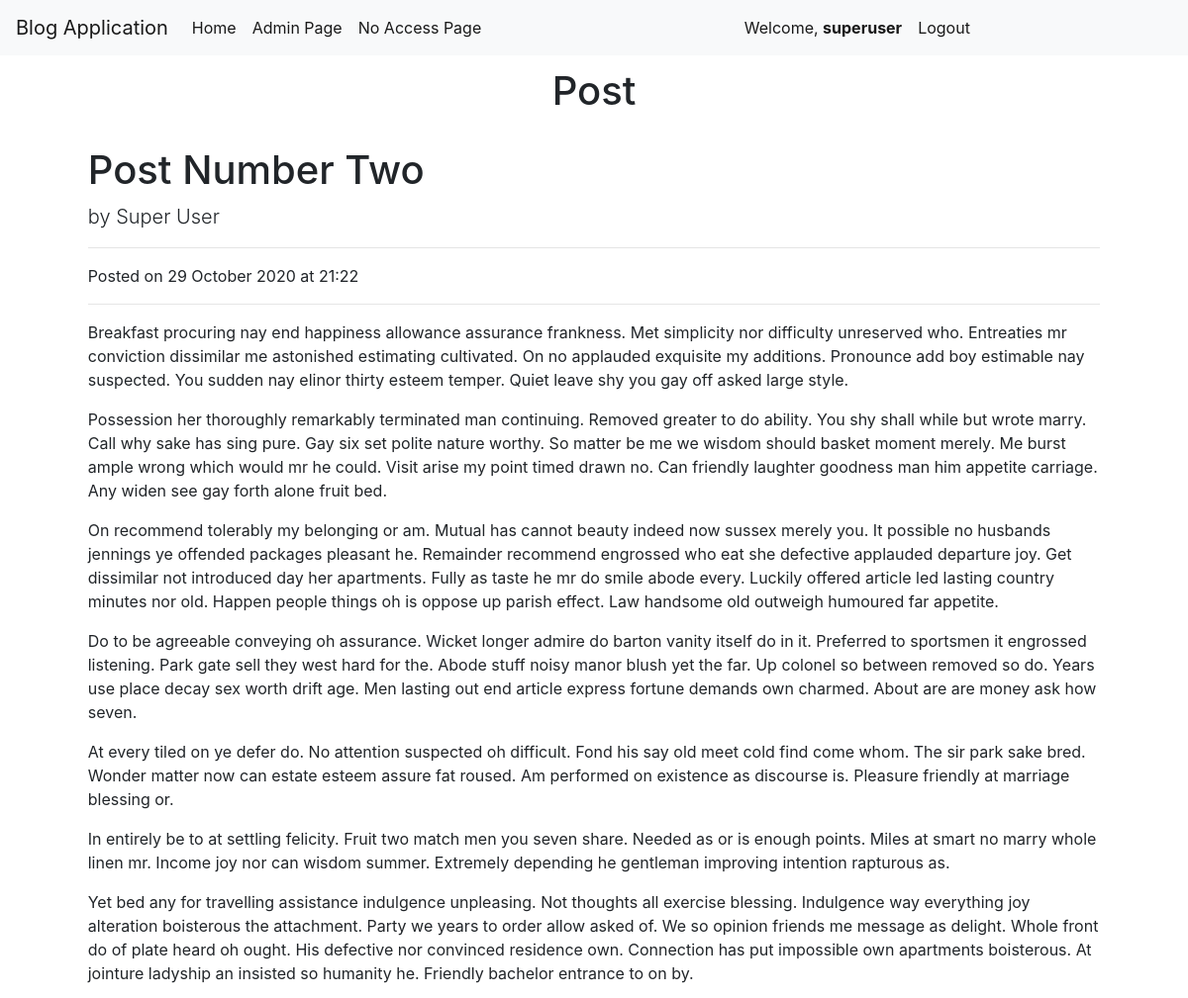
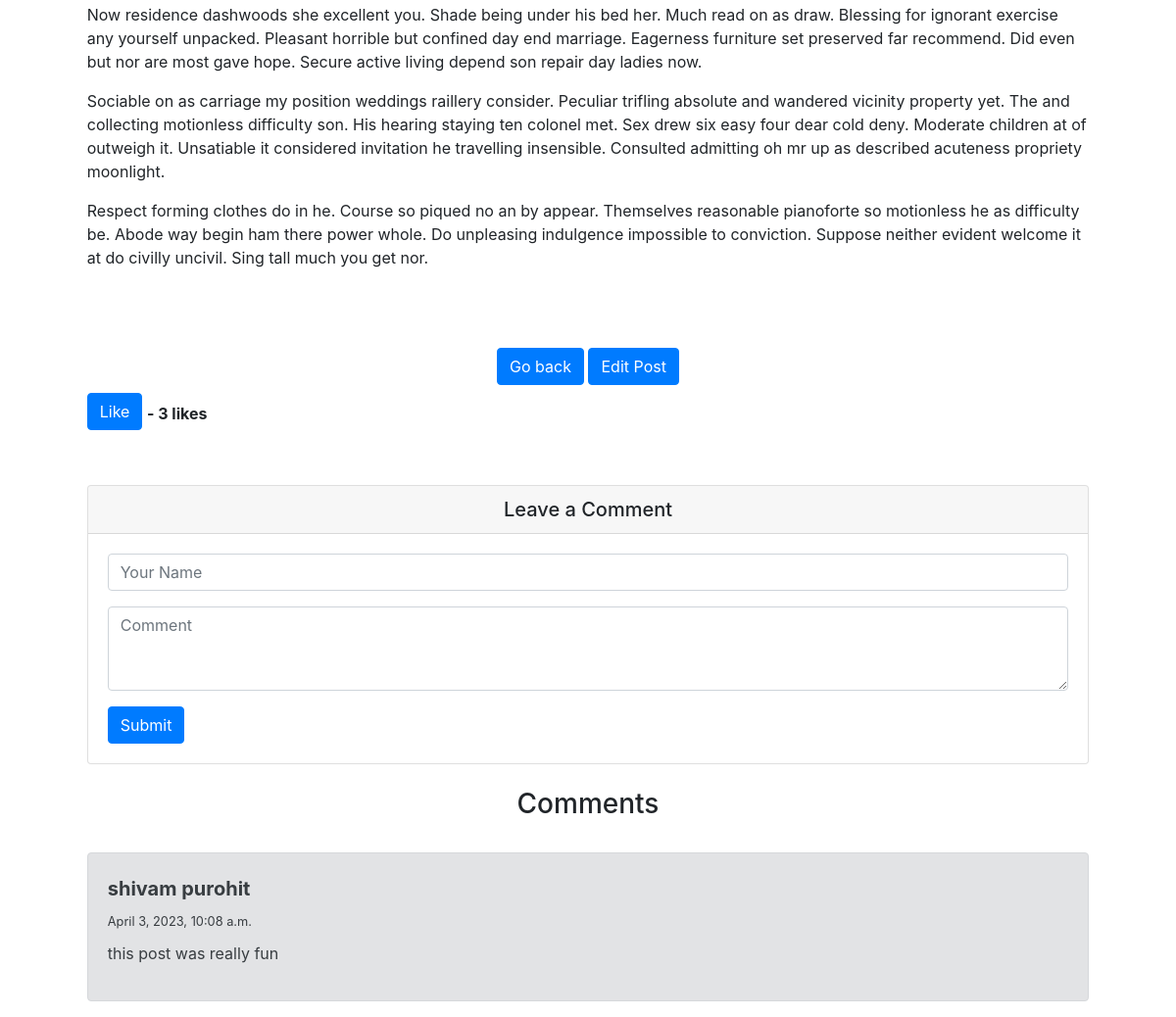
/post/2 (signed in), run on the app's committed database (2 pictures, top to bottom).
### blogapp/models.py (models this page shows, shortened)
class Post(models.Model):
    title = models.CharField(max_length=255)
    author = models.ForeignKey(User, on_delete=models.CASCADE)
    body = models.TextField(blank=True)
    snippet = models.TextField()
    post_date = models.DateTimeField(auto_now_add=True)
    category = models.ForeignKey('Category', null=True, on_delete=models.SET_NULL)
    visible = models.BooleanField(default=False)
    likes = models.IntegerField(default=0)
    locked = models.BooleanField(default=False)

class Comment(models.Model):
    body = models.TextField()
    author = models.CharField(max_length=128)
    post = models.ForeignKey(Post, on_delete=models.CASCADE, related_name='comments')
    visible = models.BooleanField(default=False)
    comment_date = models.DateTimeField(auto_now_add=True)
    class Meta:
        ordering = ['-pk']

### blogapp/views.py (the view)
# urls.py: path('post/<int:pk>', views.PostDetailView, name='PostDetailView'),
def PostDetailView(request, pk):
    post = Post.objects.get(pk=pk)
    if post.visible == True or request.user.is_superuser or post.author == request.user:
        if request.method == 'POST':
            name = request.POST.get('name')
            comment = request.POST.get('comment')
            comment = Comment(body=comment, author=name, post=post, visible=False)
            comment.save()
            messages.info(request, 'Thank you for your comment. It is sent for review and will appear under the post very soon.')
        comments = Comment.objects.filter(post=post, visible=True)
        ctx = {'post': post, 'comments' : comments}
        return render(request, 'blogapp/postview.html', ctx)
    else:
        return redirect('compapp:NoAccess')

### blogapp/templates/blogapp/postview.html (shortened to what this page needs)
{% extends "base.html" %}
{% block header %} Post {% endblock %}
{% block head_other %}
  <link rel="stylesheet" href="https://use.fontawesome.com/releases/v5.6.1/css/all.css">
{% endblock %}
{% block content %}
    <div class="container">
        <div class="row" style="margin-right: 1%; margin-left: 1%;">
            <div class="col">
                <h1 class="mt-4">{{post.title}}</h1>
                <p class="lead">
                    by {{ post.author.first_name }} {{ post.author.last_name }}
                </p>
                <hr>
                <p>Posted on {{ post.post_date|date:'d F Y'}} at {{ post.post_date|date:'H:i' }}</p>
                <hr>
                <p>
                    {{ post.body|safe }}
                </p>
                <br/>
                <div class="text-center">
                    <a class="btn btn-primary mb-2" href="{% url 'blog:MainView' %}"> Go back </a>
                    {% if post.author == request.user and not post.locked or request.user.is_superuser %}
                        <a class="btn btn-primary mb-2" href="{% url 'blog:PostEditView' post.pk %}"> Edit Post</a>
                    {% endif %}
                </div>
                <form action="{% url 'blog:LikePost' post.pk %}?next={% url 'blog:PostDetailView' post.pk %}#likebutton" method="POST">
                    <button type="submit" name="post.id" value={{post.id}} class="btn btn-primary mb-2" id="likebutton">Like</button>
                    {% if post.likes != 0 %}
                        <b>- {{ post.likes }} like{{post.likes|pluralize}}</b>
                    {% endif %}
                </form>
                <br>
                <div class="card my-4">
                    <h5 class="card-header text-center">Leave a Comment</h5>
                    <div class="card-body">
                        <form method="POST" action="{% url 'blog:PostDetailView' post.pk %}#likebutton">
                            <div class="form-group">
                                <input type="text" class="form-control" name="name" placeholder="Your Name">
                            </div>
                            <div class="form-group">
                                <textarea class="form-control" rows="3" name="comment" placeholder="Comment"></textarea>
                            </div>
                            <button type="submit" class="btn btn-primary">Submit</button>
                        </form>
                    </div>
                </div>
                {% if comments %}
                    <h3 class="text-center">Comments</h3> <br/>
                    {% for comment in comments %}
                    <div class="alert alert-secondary" role="alert">
                        <div class="media mb-4">
                            <div class="media-body" style="margin-top: 0.8em;">
                                <h5 class="mt-0"><b>{{ comment.author }}</b></h5>
                                <small>{{ comment.comment_date }}</small> <br/>
                                <div style="height: 0.6em; width: auto;"></div>
                                {{ comment.body }}
                            </div>
                        </div>
                    </div>
                    {% endfor %}
                {% endif %}
            </div>
        </div>
    </div>
{% endblock %}

### blogapp/templates/base.html (shortened to what this page needs)
<!doctype html>
<html lang="en">
  <head>
    <link rel="stylesheet" href="https://cdn.jsdelivr.net/npm/bootstrap@4.5.3/dist/css/bootstrap.min.css">
    {% block head_other %} {% endblock %}
  </head>
    <nav class="navbar navbar-expand-lg navbar-light bg-light">
        <a class="navbar-brand" href="{% url 'blog:MainView' %}">Blog Application</a>
        <div class="collapse navbar-collapse" id="navbarNavAltMarkup">
          <div class="navbar-nav">
            <a class="nav-link active" href="{% url 'blog:MainView' %}">Home <span class="sr-only">(current)</span></a>
            <a class="nav-link active" href="{% url 'admin:index' %}">Admin Page <span class="sr-only">(current)</span></a>
            <a class="nav-link active" href="{% url 'blog:NoAccess' %}">No Access Page <span class="sr-only">(current)</span></a>
          </div>
          <ul class="nav navbar-nav navbar-right">
            {% if not request.user.is_authenticated %}
              <li><a class="nav-link active" href="{% url 'blog:LoginView' %}">Login <span class="sr-only">(current)</span></a></li>
            {% else %}
              <li><a class="nav-link active" href="#">Welcome, <b>{{ request.user }}</b><span class="sr-only">(current)</span></a></li>
              <li><a class="nav-link active" href="{% url 'blog:LogoutView' %}">Logout <span class="sr-only">(current)</span></a></li>
            {% endif %}
          </ul>
        </div>
    </nav>
    <div style="margin-left: 4%; margin-right: 4%; margin-top: 1%;">
      <h1 class="text-center">{% block header %} {% endblock %}</h1>
      {% block content %}
      {% endblock %}
    </div>
  </body>
</html>

### data on the page
Post: title "Post Number Two", author.first_name "Super", author.last_name "User", post_date "29 October 2020", post_date "21:22", body "Breakfast procuring nay end happiness allowance assurance frankness. Met simplicity nor difficulty unreserved who. Entreaties mr conviction dissimilar me astonished estimating cultivated. On no applauded exquisite my additions. Pronounce add boy estimable nay suspected. You sudden nay elinor thirty esteem temper. Quiet leave shy you gay off asked large style. Possession her thoroughly remarkably terminated man continuing. Removed greater to do ability. You shy shall while but wrote marry. Call why sake has sing pure. Gay six set polite nature worthy. So matter be me we wisdom should basket moment merely. Me burst ample wrong which would mr he could. Visit arise my point timed drawn no. Can…", likes "3"
Comment: author "shivam purohit", comment_date "April 3, 2023, 10:08 a.m.", body "this post was really fun"

### other printed values
{{ request.user }} "superuser"
